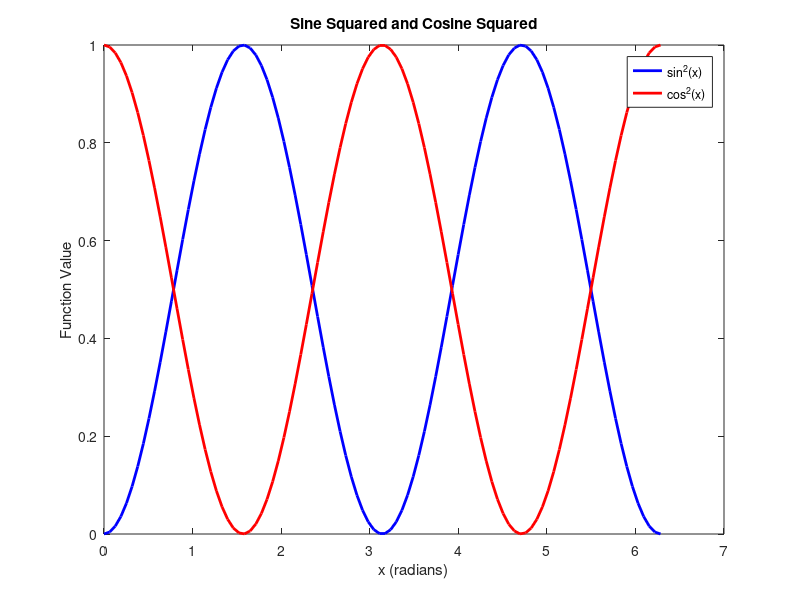

MATLAB code to generate this figure:
x = linspace(0, 2*pi, 100); % 100 points from 0 to 2π

y1 = sin(x).^2; 
y2 = cos(x).^2; 


figure;
plot(x, y1, 'b-', 'LineWidth', 2);
hold on; 
plot(x, y2, 'r-', 'LineWidth', 2);
hold off;

title('Sine Squared and Cosine Squared');
xlabel('x (radians)');
ylabel('Function Value');
legend('sin^2(x)', 'cos^2(x)');

r= rms(y1)
m= rms(y2)
